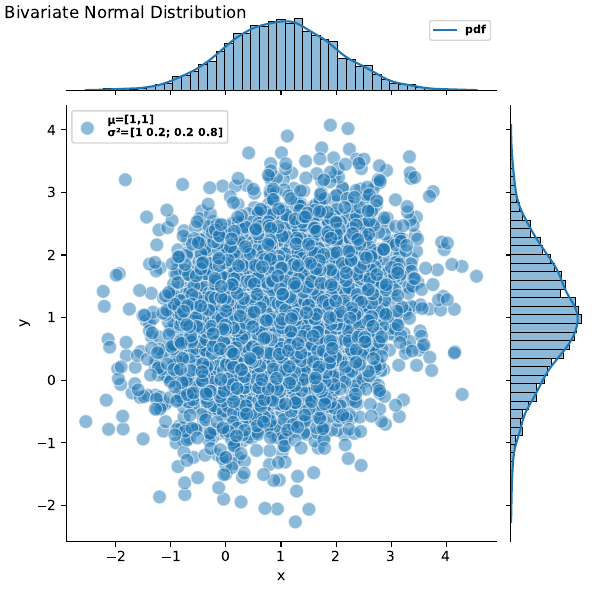

This figure's Python source:
import numpy as np
import matplotlib.pyplot as plt
import pandas as pd
import seaborn as sns


mean = [1,1]
cov = [[1,0.2], [0.2, 0.8]]
x, y = np.random.multivariate_normal(mean, cov, 5000).T

df = pd.DataFrame({"x":x, "y":y})
g=sns.JointGrid(data=df, x="x", y="y")
g.plot_joint(sns.scatterplot, s=100, alpha=.5)
g.plot_marginals(sns.histplot, kde=True)

plt.suptitle('Bivariate Normal Distribution', x=0.21, y=0.99)

legend_properties = {'weight':'bold','size':8}
legendMain=g.ax_joint.legend(labels=["μ=[1,1]\nσ\u00b2=[1 0.2; 0.2 0.8]"], prop=legend_properties,loc='upper left')
legendSide=g.ax_marg_x.legend(labels=["pdf"], 
                              prop=legend_properties,loc='upper right')

#for saving .pdf
#plt.savefig('task_1.pdf')  

plt.show()
